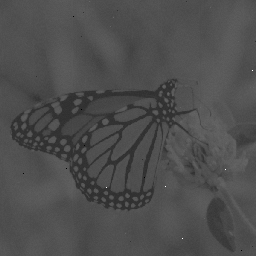
%> input picture MEDICAL_IMAGES/Histogramas/12-histogramas-ejercicios-archivos/butterfly.png, 256 x 256 px
$ octave SecondHist.m   (GNU Octave 9; MATLAB toolbox functions it lacks are replaced by stand-ins)
%> lines starting %> are read from the running program, lines starting %| are printed output that depends on the picture
clc, clear, close all;

% cargar la imagen
img=imread("12-histogramas-ejercicios-archivos/butterfly.png");
%> img is the input picture: size 256x256x3 uint8; min 0, max 254, mean 77.8

% convertir a escala de grises
grayimg=im2gray(img);
% visualizar la imagen y su histograma

figure(1)
subplot(1,2,1)
imshow(grayimg);
subplot(1,2,2)
imhist(grayimg);
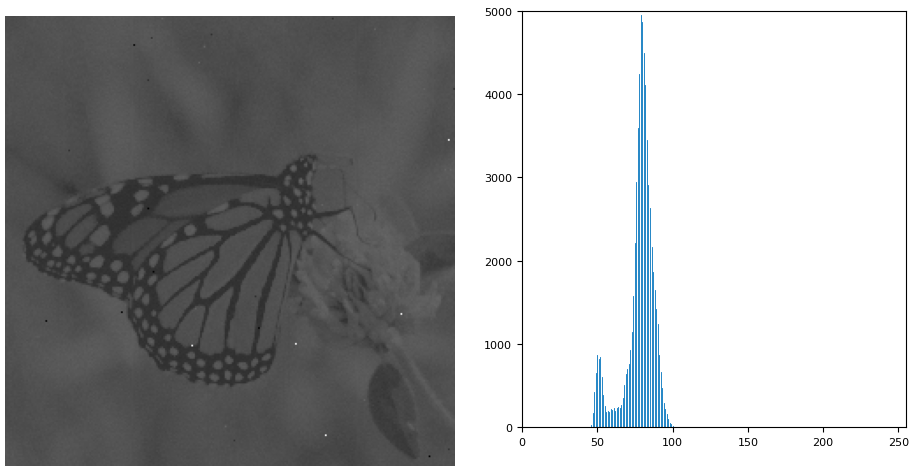
%> figure redrawn from the program's plot data, 2 panels

% calcular la frecuencia de cada valor de intensidad
[x,y]=size(grayimg);
%> x = 256; y = 256
Freq=zeros(1,256);
for i=1:x
for j=1:y
Freq(grayimg(i,j)+1)=Freq(grayimg(i,j)+1)+1;
end
end
%> after the loop, Freq = 256 values, max 4953 at index 80, min 0 at index 2, mean 256
% calcular la funcion de densidad de probabilidad para cada intensidad
PDF=zeros(1,256);
Total=x*y;
%> Total = 65536
for i=1:256
PDF(i)=Freq(i)/Total;
end
%> after the loop, PDF = 256 values, max 0.0756 at index 80, min 0 at index 2, mean 0.00391
% calcular la funcion de densidad acumulada para cada intensidad

CDF=zeros(1,256);
CDF(1)=PDF(1);
for i=2:256
CDF(i)=CDF(i-1)+PDF(i);
end
%> after the loop, CDF = 256 values from 6.1e-05 to 1
% multiplicar por el maximo valor de intensidad del rango
Result=zeros(1,256);
for i=1:256
Result(i)=CDF(i)*(255);
end
%> after the loop, Result = 256 values from 0.0156 to 255
% generar la imagen ecualizada
eqimg=uint8(zeros(size(grayimg)));
for i=1:x
for j=1:y
eqimg(i,j)=uint8(Result(grayimg(i,j)+1));
end
end
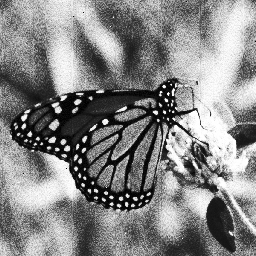
%> eqimg: size 256x256 uint8; min 0, max 255, mean 132.9
% visualizar la imagen ecualizada y su histograma
figure(2)
subplot(1,2,1)
imshow(eqimg);
subplot(1,2,2)
imhist(eqimg);
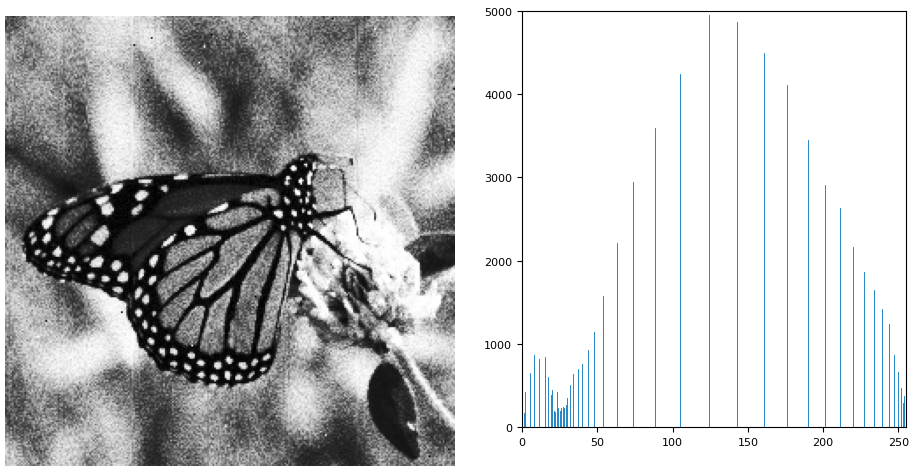
%> figure redrawn from the program's plot data, 2 panels

% guardar la imagen ecualizada en disco
imwrite(eqimg,"butterfly_eq.png");
